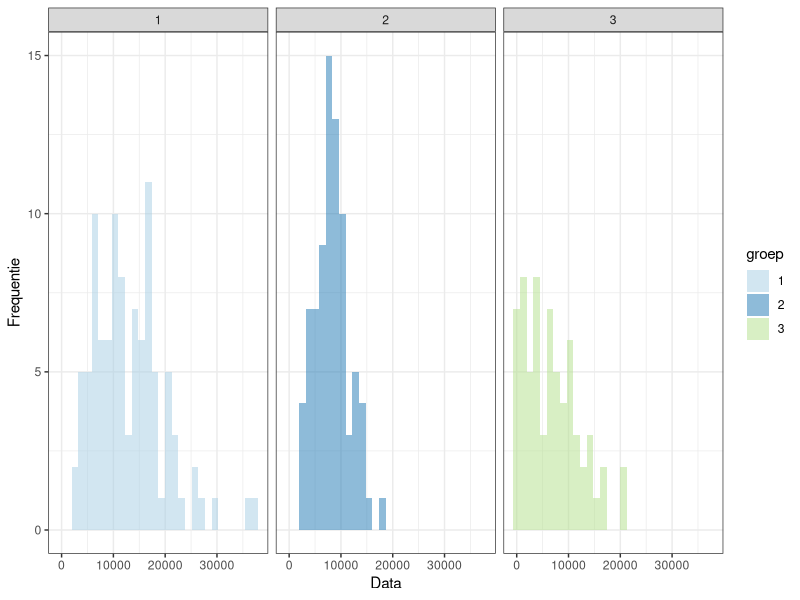
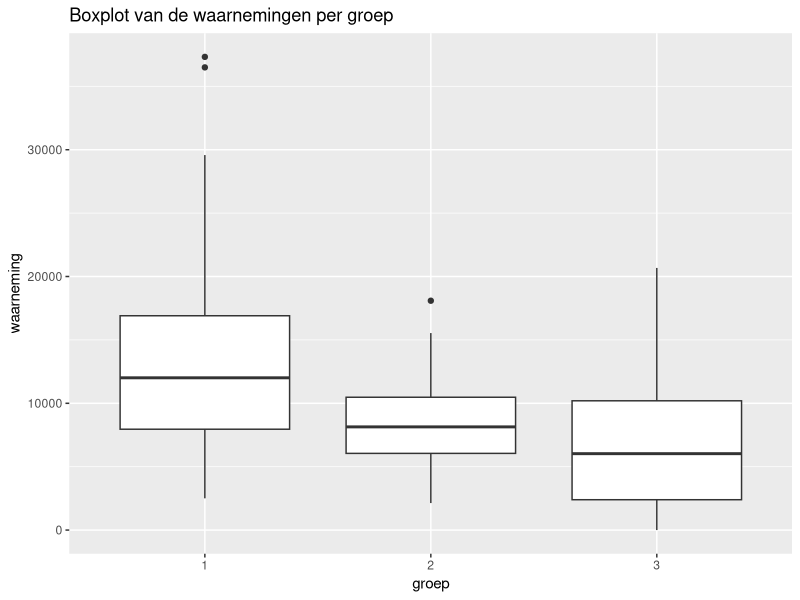

Source code (R) for these figures, in order:
## ---- chunk 1
set.seed(323)    # voor een reproduceerbaar voorbeeld
waarneming <- c(rnorm(100, mean = 107, sd = 29)^2,  # groep 1
                rnorm(79, mean = 89, sd = 17)^2,    # groep 2
                rnorm(66, mean = 68, sd = 35)^2)    # groep 3
groep <- rep(c(1,2,3), c(100, 79, 66))              # nummers groep
groep <- factor(groep)
df <- data.frame(waarneming, groep)
## ---- chunk 2
library(ggplot2)
ggplot(df, aes(x = waarneming, fill = groep)) + 
    geom_histogram(alpha = 0.5, position = "dodge") + 
    facet_wrap(~groep, ncol = 3) + 
    labs(x = "Data", y = "Frequentie") + 
    scale_fill_brewer(palette = "Paired") + 
    theme_bw()
## ---- chunk 3
shapiro.test(df$waarneming)
## ---- chunk 4
kruskal.test(waarneming ~ groep, data = df)
## ---- chunk 5
ggplot(df, aes(x=groep, y=waarneming, group = groep)) +
    geom_boxplot() +
    ggtitle("Boxplot van de waarnemingen per groep")
